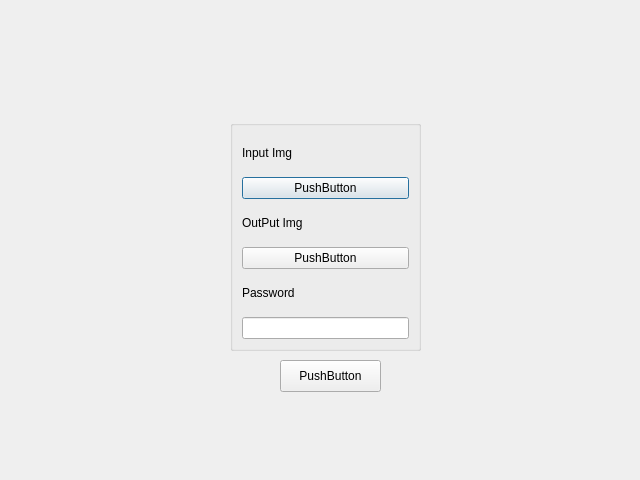
<?xml version="1.0" encoding="UTF-8"?>
<ui version="4.0">
 <class>extended_linker_pic</class>
 <widget class="QDialog" name="extended_linker_pic">
  <property name="geometry">
   <rect>
    <x>0</x>
    <y>0</y>
    <width>640</width>
    <height>480</height>
   </rect>
  </property>
  <property name="windowTitle">
   <string>Dialog</string>
  </property>
  <widget class="QGroupBox" name="groupBox">
   <property name="geometry">
    <rect>
     <x>230</x>
     <y>120</y>
     <width>191</width>
     <height>231</height>
    </rect>
   </property>
   <property name="title">
    <string/>
   </property>
   <layout class="QVBoxLayout" name="verticalLayout">
    <item>
     <widget class="QLabel" name="label">
      <property name="text">
       <string>Input Img</string>
      </property>
     </widget>
    </item>
    <item>
     <widget class="QPushButton" name="pushButton">
      <property name="text">
       <string>PushButton</string>
      </property>
     </widget>
    </item>
    <item>
     <widget class="QLabel" name="label_2">
      <property name="text">
       <string>OutPut Img</string>
      </property>
     </widget>
    </item>
    <item>
     <widget class="QPushButton" name="pushButton_2">
      <property name="text">
       <string>PushButton</string>
      </property>
     </widget>
    </item>
    <item>
     <widget class="QLabel" name="label_3">
      <property name="text">
       <string>Password</string>
      </property>
     </widget>
    </item>
    <item>
     <widget class="QLineEdit" name="lineEdit"/>
    </item>
   </layout>
  </widget>
  <widget class="QPushButton" name="pushButton_load">
   <property name="geometry">
    <rect>
     <x>280</x>
     <y>360</y>
     <width>101</width>
     <height>32</height>
    </rect>
   </property>
   <property name="text">
    <string>PushButton</string>
   </property>
  </widget>
 </widget>
 <resources/>
 <connections/>
</ui>
